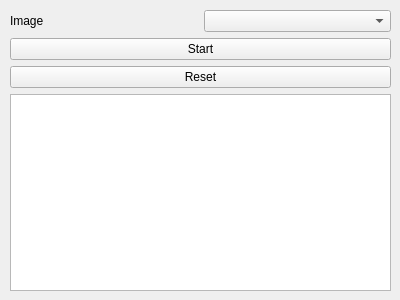
<?xml version="1.0" encoding="UTF-8"?>
<ui version="4.0">
 <class>ImageNavigationView</class>
 <widget class="QWidget" name="ImageNavigationView">
  <property name="geometry">
   <rect>
    <x>0</x>
    <y>0</y>
    <width>400</width>
    <height>300</height>
   </rect>
  </property>
  <property name="windowTitle">
   <string>Form</string>
  </property>
  <widget class="QWidget" name="verticalLayoutWidget">
   <property name="geometry">
    <rect>
     <x>10</x>
     <y>10</y>
     <width>381</width>
     <height>281</height>
    </rect>
   </property>
   <layout class="QVBoxLayout" name="verticalLayout">
    <item>
     <layout class="QHBoxLayout" name="horizontalLayout">
      <item>
       <widget class="QLabel" name="label">
        <property name="text">
         <string>Image</string>
        </property>
       </widget>
      </item>
      <item>
       <widget class="QmitkDataStorageComboBox" name="DataSelector"/>
      </item>
     </layout>
    </item>
    <item>
     <widget class="QPushButton" name="StartBtn">
      <property name="text">
       <string>Start</string>
      </property>
      <property name="checkable">
       <bool>true</bool>
      </property>
     </widget>
    </item>
    <item>
     <widget class="QPushButton" name="ResetBtn">
      <property name="text">
       <string>Reset</string>
      </property>
     </widget>
    </item>
    <item>
     <widget class="QPlainTextEdit" name="TransformMatrix"/>
    </item>
   </layout>
  </widget>
 </widget>
 <customwidgets>
  <customwidget>
   <class>QmitkDataStorageComboBox</class>
   <extends>QComboBox</extends>
   <header>QmitkDataStorageComboBox.h</header>
  </customwidget>
 </customwidgets>
 <resources/>
 <connections/>
</ui>
